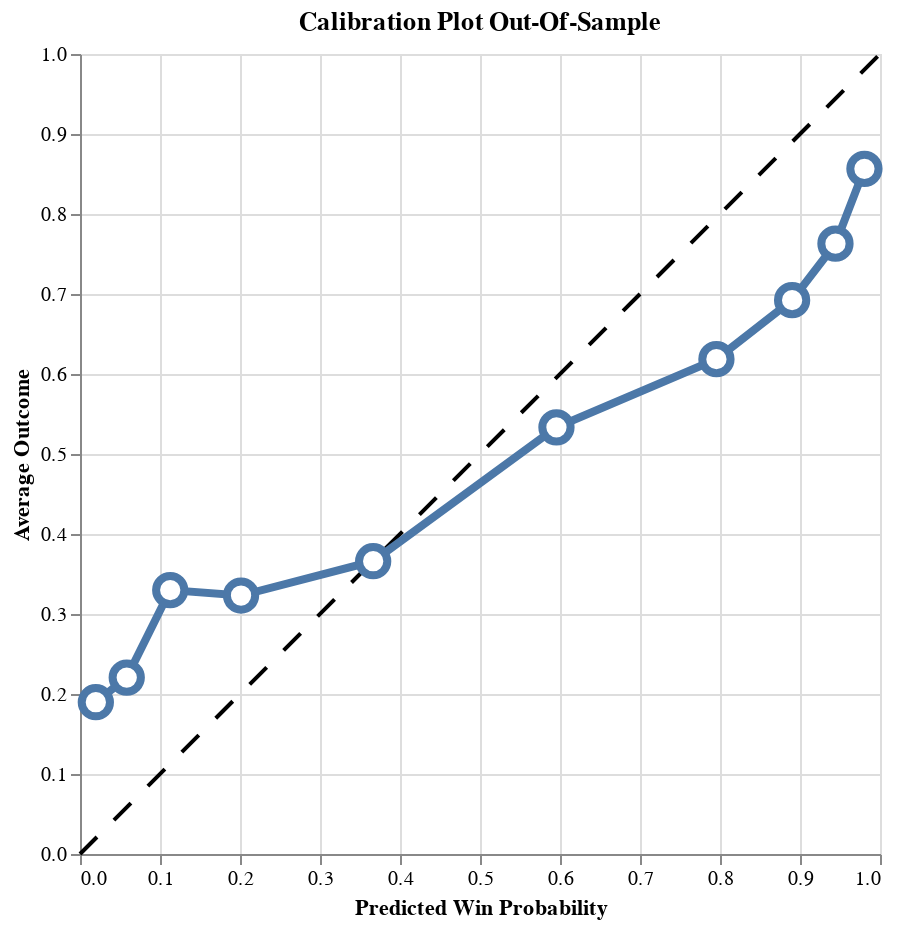

The notebook cell this image was saved under:
### Code cell
self.plot_calibration_oos(oos_data=boxing_test)

### Figure 1 — Vega-Lite specification as saved in the notebook (floating-point values rounded to 4 significant figures)
{"config": {"view": {"continuousWidth": 300, "continuousHeight": 300}}, "layer": [{"data": {"name": "data-42f50405073b2dbe8396db6b7dd2f6be"}, "mark": {"type": "line", "color": "black", "strokeDash": [12, 12]}, "encoding": {"x": {"field": "x", "type": "quantitative"}, "y": {"field": "y", "type": "quantitative"}}}, {"data": {"name": "data-a145e94375b8018d46aab3ea4d132afc"}, "mark": {"type": "line", "strokeWidth": 4}, "encoding": {"x": {"field": "win_prob_midpoint", "title": "Predicted Win Probability", "type": "quantitative"}, "y": {"field": "avg_outcome", "title": "Average Outcome", "type": "quantitative"}}}, {"data": {"name": "data-a145e94375b8018d46aab3ea4d132afc"}, "mark": {"type": "point", "fill": "white", "opacity": 1, "size": 200, "strokeWidth": 4}, "encoding": {"x": {"field": "win_prob_midpoint", "type": "quantitative"}, "y": {"field": "avg_outcome", "type": "quantitative"}}}], "height": 400, "title": "Calibration Plot Out-Of-Sample", "width": 400, "$schema": "https://vega.github.io/schema/vega-lite/v5.20.1.json", "datasets": {"data-42f50405073b2dbe8396db6b7dd2f6be": [{"x": 0, "y": 0}, {"x": 1, "y": 1}], "data-a145e94375b8018d46aab3ea4d132afc": [{"avg_outcome": 0.1897, "win_prob_midpoint": 0.0198}, {"avg_outcome": 0.2205, "win_prob_midpoint": 0.05842}, {"avg_outcome": 0.3299, "win_prob_midpoint": 0.1128}, {"avg_outcome": 0.3231, "win_prob_midpoint": 0.2013}, {"avg_outcome": 0.366, "win_prob_midpoint": 0.3665}, {"avg_outcome": 0.5333, "win_prob_midpoint": 0.5956}, {"avg_outcome": 0.6186, "win_prob_midpoint": 0.7955}, {"avg_outcome": 0.6923, "win_prob_midpoint": 0.8901}, {"avg_outcome": 0.7629, "win_prob_midpoint": 0.9443}, {"avg_outcome": 0.8564, "win_prob_midpoint": 0.9805}]}}
